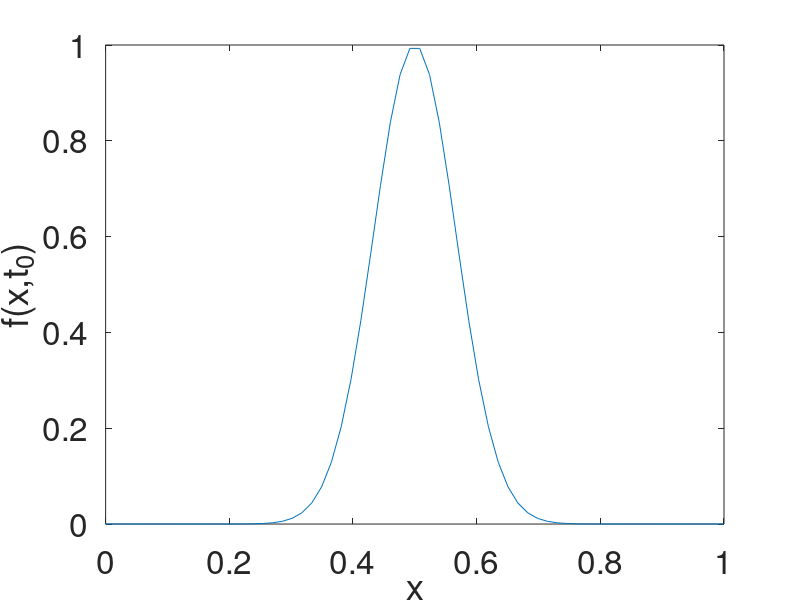

Write the MATLAB code that produced this figure. (Note: this script raises an error after producing the figure.)
%% Define a 1D space and time grid in x,t for a test problem
lx=64;
a=0;     %here a,b are the endpoints of the x-domain
b=1;     %use a square region for a test problem
x=linspace(a,b,lx);
dx=x(2)-x(1);        %grid spacing

v=1;            %velocity of wave propagation
targetCFL=0.9;
dt=targetCFL*dx/v;
N=75;           %number of time steps to take
t=0:dt:N*dt;
lt=numel(t);


%% Initial conditions for our test problem
x0=1/2*(a+b);
sigx=1/15*(b-a);
finitial=exp(-(x-x0).^2/2/sigx^2);

figure(1);
plot(x,finitial);
xlabel('x');
ylabel('f(x,t_0)');
set(gca,'FontSize',24);


%% Analytical solution
% fexact=zeros(lx,lt);
% fexact(:,1)=finitial;
% 
% for n=1:lt-1
%     for i=1:lx
%       xloc=mod(x0+v*t(n),b);
%       fexact(i,n+1)=exp(-(x(i)-xloc).^2/2/sigx^2);
%     end %for
%     
%     plot(x,fexact(:,n));
%     xlabel('x');
%     ylabel('f(x,t)');
%     title('Exact')
%     pause(0.1);
% end %for


% %% FTCS method (will be unstable)
% figure(2);
% 
% fFTCS=zeros(lx,lt);
% fFTCS(:,1)=finitial;
% 
% %ghost cell values for implementing boundary conditions
% fleft=zeros(2,1);
% fright=zeros(2,1);
% 
% for n=1:lt-1
%     fleft=fFTCS(lx-1:lx,n);    %ghost cells here implement periodic boundary conditions
%     fright=fFTCS(1:2,n);
%     
%     fFTCS(1,n+1)=fFTCS(1,n)-dt/2/dx*v*(fFTCS(2,n)-fleft(2));
%     for i=2:lx-1     %interior grid points
%         fFTCS(i,n+1)=fFTCS(i,n)-dt/2/dx*v*(fFTCS(i+1,n)-fFTCS(i-1,n));
%     end %for
%     fFTCS(lx,n+1)=fFTCS(lx,n)-dt/2/dx*v*(fright(1)-fFTCS(lx-1,n));
%     
%     plot(x,fFTCS(:,n));
%     xlabel('x');
%     ylabel('f(x,t)');
%     title('FTCS');
%     set(gca,'FontSize',24);
%     pause(0.1);
% end %for
% 
% 


%% Lax-Friedrichs, Lax-Wendroff, Upwind (Godunov), and BTCS comparison
figure(3);

flax=zeros(lx,lt);
flax(:,1)=finitial;

flw=zeros(lx,lt);
flw(:,1)=finitial;

fgod=zeros(lx,lt);
fgod(:,1)=finitial;
for n=1:lt-1
    flax(:,n+1)=LaxFried(dt,dx,v,flax(:,n));
    flw(:,n+1)=LaxWen(dt,dx,v,flw(:,n));
    fgod(:,n+1)=Godunov(dt,dx,v,fgod(:,n));
    
    plot(x,flax(:,n+1),x,flw(:,n+1),x,fgod(:,n+1));
    legend('Lax-F','Law-W','Upwind')
    xlabel('x');
    ylabel('f(x,t)');
    title(sprintf('Solver comparison, t=%5.3f',t(n)));
    set(gca,'FontSize',24);
    pause(0.1);
end %for
